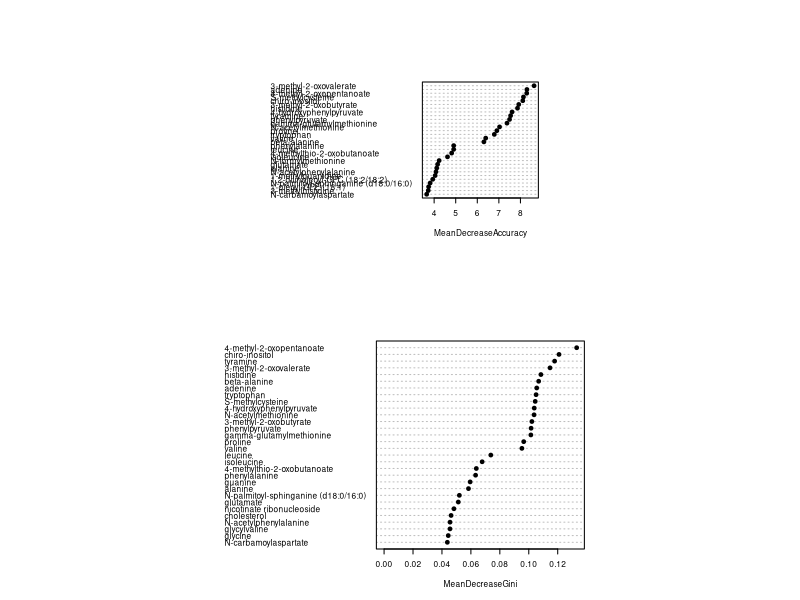

Write the R code that produced this figure. (Note: this script raises an error after producing the figure.)
setwd(dir = "~/PATH/TO/BMD_TURKEY")
#load data and normalize it
library(randomForest)
library(dplyr)
library(openxlsx)

#load data and normalize it
data <- read.csv("data/metabolome_cc.csv");
data2 <- data[,c(-1,-3:-9)]
metabolome_key <- data[,c(2,3,1,4,6,8)]
data2_t <- t(data2[,-1])
column_names <- (data2[,1])
colnames(data2_t) <- column_names
turkey_info <- read.table("data/BMD_design_cc.txt", header = TRUE)
turkey_info <- filter(turkey_info, location =="cc")
str(turkey_info)
turkey_info <- droplevels(turkey_info)
turkey_info <- turkey_info[match(row.names(data2_t), turkey_info$turkey),]

data2_t <- merge(turkey_info, data2_t, by.x = "turkey", by.y = 0)
data <- data2_t
str(data)
days <- unique(turkey_info$day)
trts <- c("sub", "ther")
#d<-7
#t<-"sub"
rm(rf_summary)
for(d in days){
  print(d)
  day_ctrl <- filter(data, day==d) %>%
    filter(trt=="ctrl")
  for(t in trts){
    day_trt <- filter(data, day==d) %>%
      filter(trt==t)
    data_comp <- rbind(day_ctrl, day_trt)
    data_comp1 <- data_comp[,c(-1:-3, -5:-9)]
    data_comp1$group <- factor(data_comp1$group)
    row.names(data_comp1) <- data_comp$turkey
    rf_temp <- randomForest(x = data_comp1[, 2:ncol(data_comp1)], y = data_comp1[, 1], importance=TRUE, proximity=TRUE, ntree=5000)
    
    png(paste0("output/d", d, t, "_metabolome_rf.png"), height=1800, width=1800, res = 300)
    par(mfrow=c(2,1))
    par(pty="s")
    varImpPlot(rf_temp, type=1, pch=19, col=1, cex=.5, main="")
    varImpPlot(rf_temp, type=2, pch=19, col=1, cex=.5, main="")
    dev.off()
    
    fo <- file(paste0("output/d", d, t, "_metabolome_rf.txt"), "w")
    imp <- as.data.frame(importance(rf_temp))
    write.table(imp, fo, sep="\t")
    flush(fo)
    close(fo)
    
    colnames(imp)[1:2] <- c("ctrl", "trt")
    imp$biochemical <- row.names(imp)
    imp$comparison <- t
    imp$day <- d
    imp <- arrange(imp, desc(MeanDecreaseAccuracy))
    imp_filtered <- filter(imp, MeanDecreaseAccuracy > 6)

    if(!exists("rf_summary")){
      rf_summary <- imp_filtered
    } else {
      rf_summary <- rbind(rf_summary, imp_filtered)
    }
  }
}

str(rf_summary$biochemical)

molecules <- read.xlsx("data/molecules_key.xlsx")
str(molecules)
rf_summary_key <- merge(molecules, rf_summary, by.x = "BIOCHEMICAL", by.y = "biochemical")
rf_summary_key$SUPER.PATHWAY <- factor(rf_summary_key$SUPER.PATHWAY)
rf_summary_key$BIOCHEMICAL <- factor(rf_summary_key$BIOCHEMICAL, levels = rf_summary_key$BIOCHEMICAL[order((rf_summary_key$day))], ordered = TRUE)
str(rf_summary_key)

#ggplot(complete(rf_summary_key, BIOCHEMICAL, comparison, day), aes(x = reorder(BIOCHEMICAL, -(day)), y = MeanDecreaseAccuracy, fill = comparison)) +
my_colors <- c(
  '#1f78b4', '#33a02c','#fb9a99','#e31a1c',
  '#fdbf6f','#ff7f00','#cab2d6','#6a3d9a','#ffff99','#b15928', 
  "#CBD588", "#5F7FC7", "orange","#DA5724", "#508578", "#CD9BCD",
  "#AD6F3B", "#673770","#D14285", "#652926", "#C84248", 
  "#8569D5", "#5E738F","#D1A33D", "#8A7C64", "#599861", "black"
)

ggplot(complete(rf_summary_key, BIOCHEMICAL, comparison, day), aes(x = BIOCHEMICAL, y = MeanDecreaseAccuracy, fill = comparison)) +
  facet_grid(.~day) +
  geom_bar(stat = "identity", position = "dodge") +
  scale_fill_manual(values = my_colors) +
  # Remove x axis title
  #theme(axis.title.x = element_blank()) +
  theme(axis.title.y = element_blank()) +
  ylim(c(0,11)) +
  guides(fill = guide_legend(reverse = F, keywidth = .5, keyheight = .5, ncol = 1)) +
  theme(legend.text=element_text(size=8)) +
  #theme(legend.position="bottom") +
  theme(axis.text.x = element_text(angle = 90, hjust = 1, vjust = 0.5, size = 10)) +
  coord_flip()

ggsave("output/rf_summary.png", height = 7, width = 6)

